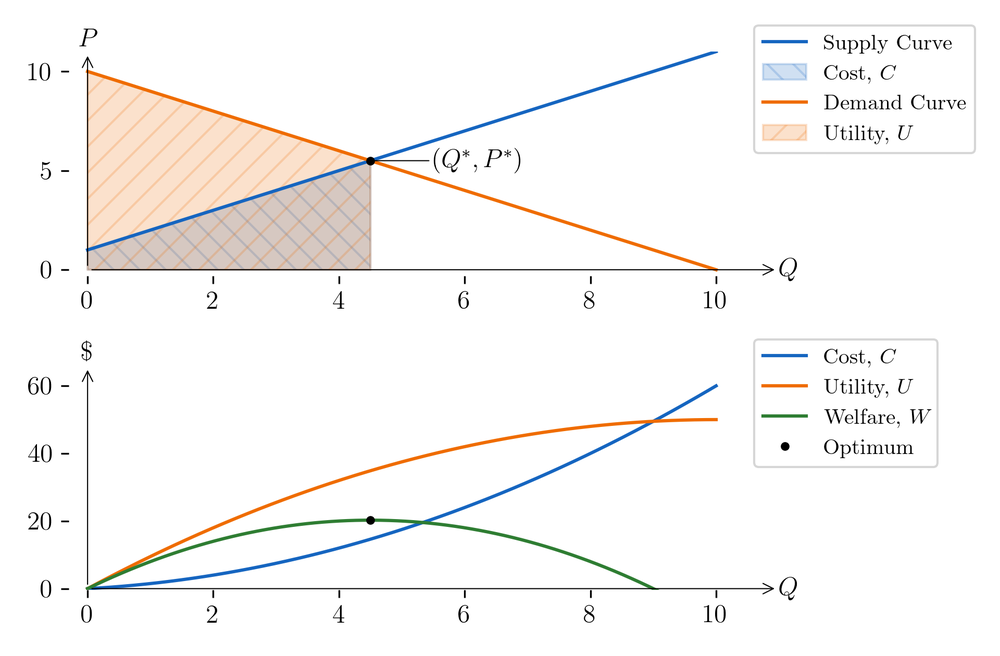
#> input picture img/fig_2_1.png, 1000 x 656 px, shrunk from 1920 x 1260 before the run
$ python gradient_blur.py --in ../img/fig_2_1.png --out out.png
#> lines starting #> are read from the running program, lines starting #| are printed output that depends on the picture
#> in main, image is the input picture: PIL image 1000x656 RGBA; mean R, G, B, A 248.2, 246.6, 245.2, 255
# /// script
# dependencies = [
#   "pillow"
# ]
# ///

import argparse
from enum import StrEnum

from PIL import Image, ImageFilter


class Direction(StrEnum):
    LEFT = "left"
    RIGHT = "right"
    UP = "up"
    DOWN = "down"


def blur_gradient(
    input_image: Image.Image,
    max_blur: float,
    n_strips: int,
    direction: Direction,
) -> Image.Image:
#> called with max_blur = 25, n_strips = 50, direction = 'right'
    width, height = input_image.size
#> width = 1000; height = 656
    output_image = input_image.copy()

    is_horizontal = direction in (Direction.LEFT, Direction.RIGHT)
    is_reversed = direction in (Direction.LEFT, Direction.DOWN)

    if is_horizontal:
        # Horizontal gradient
        for i in range(n_strips):
            progress = i / n_strips
            if is_reversed:
                progress = 1 - progress

            blur_amount = int(progress * max_blur)
            blurred = input_image.filter(ImageFilter.GaussianBlur(radius=blur_amount))

            x_start = int((i / n_strips) * width)
            x_end = int(((i + 1) / n_strips) * width)

            strip = blurred.crop((x_start, 0, x_end, height))
            output_image.paste(strip, (x_start, 0))
#> this loop made 50 passes
#> pass 2, in blur_gradient, `strip = blurred.crop((x_start, 0, x_end, height))`:
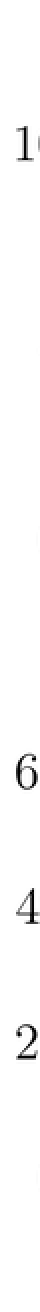
#> strip: PIL image 20x656 RGBA (shown 2 times larger); mean R, G, B, A 250.9, 250.9, 250.9, 255
#> pass 3, in blur_gradient, `blurred = input_image.filter(ImageFilter.GaussianBlur(radius=blur_amou..`:
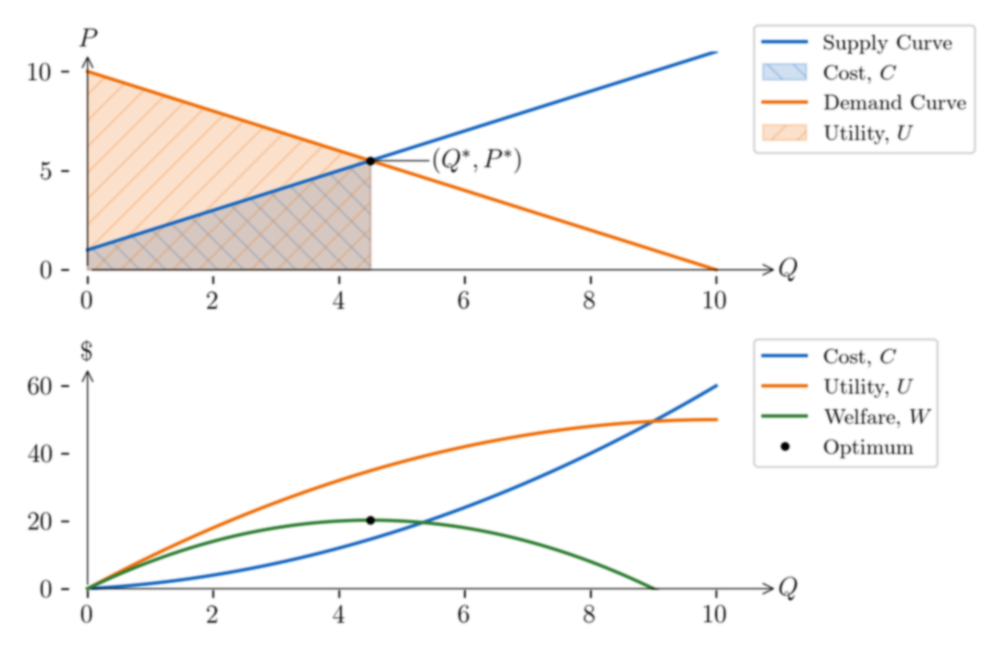
#> blurred: PIL image 1000x656 RGBA; mean R, G, B, A 248.2, 246.6, 245.2, 255
#> pass 3, in blur_gradient, `strip = blurred.crop((x_start, 0, x_end, height))`:
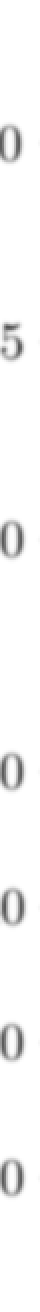
#> strip: PIL image 20x656 RGBA (shown 2 times larger); mean R, G, B, A 247, 247, 247, 255
#> after the loop:
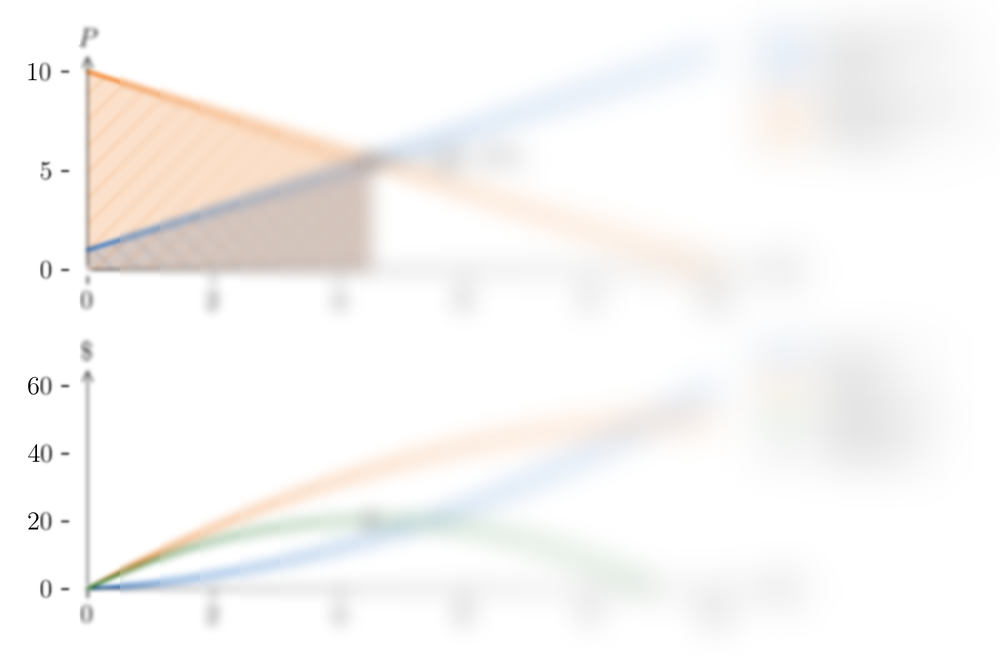
#> output_image: PIL image 1000x656 RGBA; mean R, G, B, A 248.3, 246.7, 245.3, 255
    else:
        # Vertical gradient
        for i in range(n_strips):
            progress = i / n_strips
            if is_reversed:
                progress = 1 - progress

            blur_amount = int(progress * max_blur)
            blurred = input_image.filter(ImageFilter.GaussianBlur(radius=blur_amount))

            y_start = int((i / n_strips) * height)
            y_end = int(((i + 1) / n_strips) * height)

            strip = blurred.crop((0, y_start, width, y_end))
            output_image.paste(strip, (0, y_start))

    return output_image


def main():
    parser = argparse.ArgumentParser(
        description="Create a directional blur gradient on an image",
        formatter_class=argparse.RawDescriptionHelpFormatter,
        epilog="""
Example:
  python gradient_blur.py --in input.png --out output.png --direction up
  python gradient_blur.py --in input.png --out output.png --direction up --max-blur 30 --n-strips 100
        """,
    )

    parser.add_argument(
        "--in",
        dest="input_file",
        required=True,
        help="Input image path",
    )
    parser.add_argument(
        "--out",
        dest="output_file",
        required=True,
        help="Output image path",
    )
    parser.add_argument(
        "--max-blur",
        type=float,
        default=25,
        help="Maximum blur radius (default: 25)",
    )
    parser.add_argument(
        "--n-strips",
        type=int,
        default=50,
        help="Number of strips for smooth gradient (default: 50)",
    )
    parser.add_argument(
        "--direction",
        choices=Direction,
        default=Direction.RIGHT,
        help="Blur gradient direction (default: right)",
    )

    args = parser.parse_args()

    try:
        image = Image.open(args.input_file)
        output = blur_gradient(
            image,
            max_blur=args.max_blur,
            n_strips=args.n_strips,
            direction=args.direction,
        )
        output.save(args.output_file)
    except FileNotFoundError:
        print(f"Error: Input file '{args.input_file}' not found")
        exit(1)
    except Exception as e:
        print(f"Error: {e}")
        exit(1)


if __name__ == "__main__":
    main()

$ run again, on img/fig_2_3.png
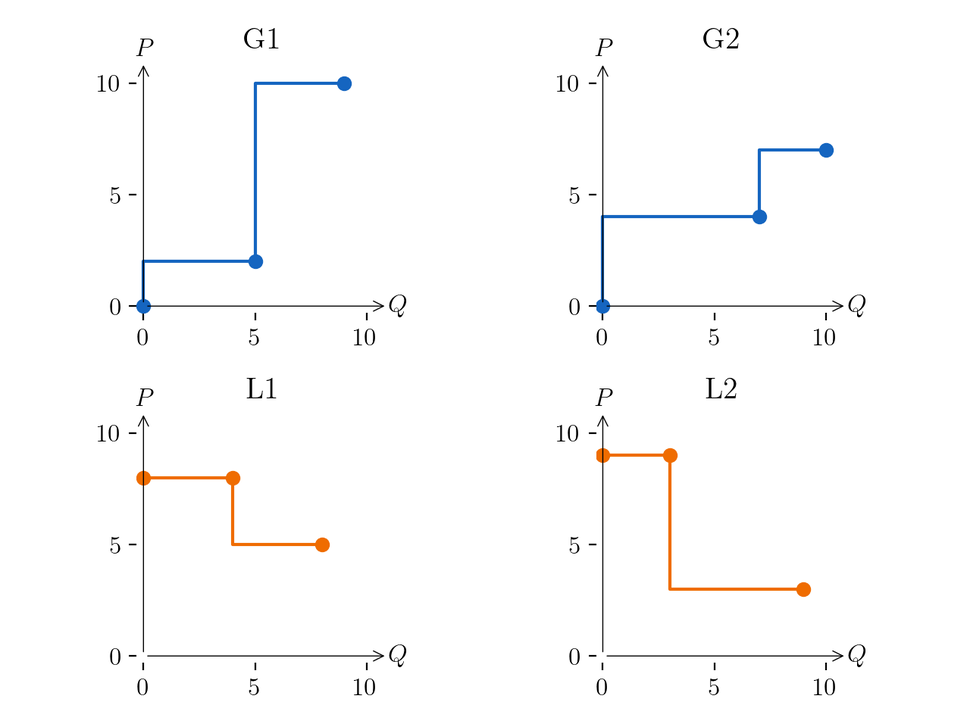
#> input picture img/fig_2_3.png, 970 x 727 px, shrunk from 1280 x 960 before the run
#> in main, image is the input picture: PIL image 970x727 RGBA; mean R, G, B, A 251.9, 251.7, 251.8, 255
#> after the loop in blur_gradient, `for i in range(n_strips):`:
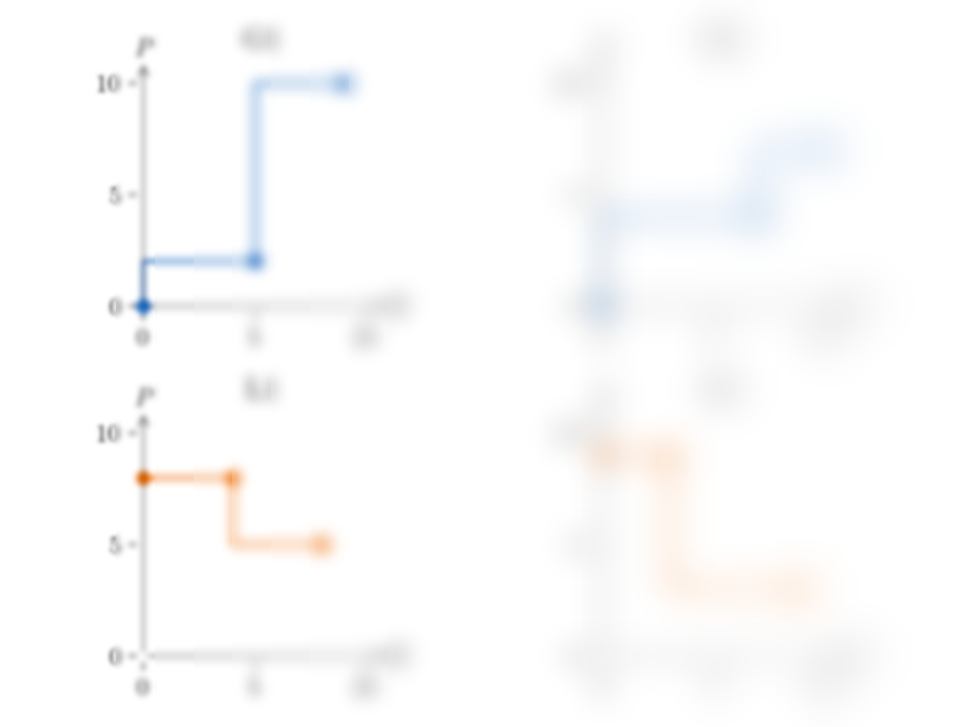
#> output_image: PIL image 970x727 RGBA; mean R, G, B, A 251.9, 251.8, 251.8, 255

$ run again, on img/fig_2_4.png
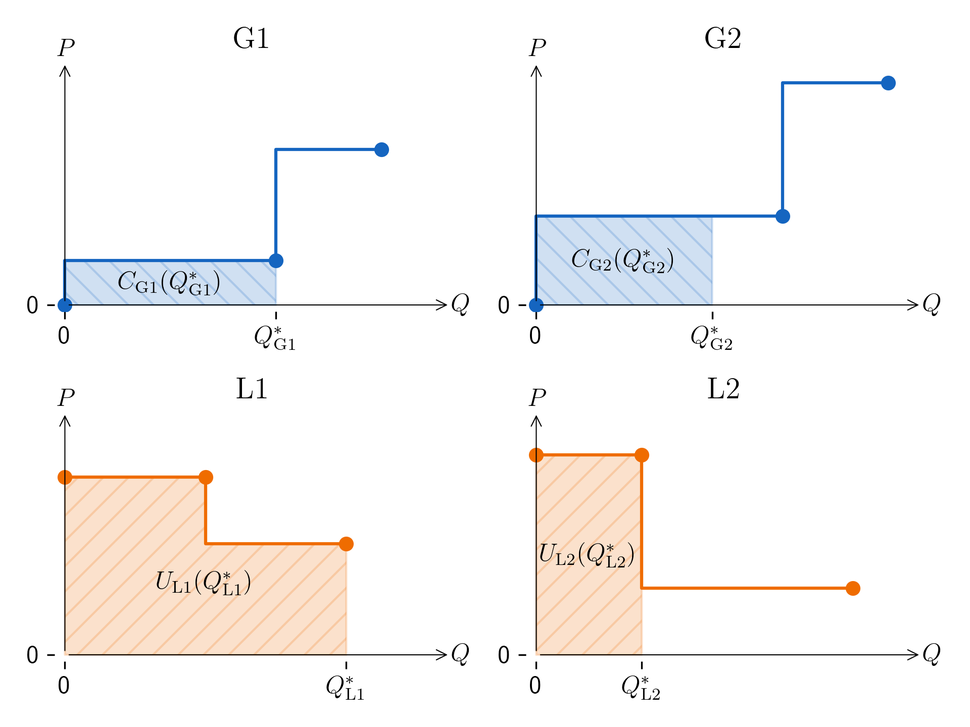
#> input picture img/fig_2_4.png, 970 x 727 px, shrunk from 1920 x 1440 before the run
#> in main, image is the input picture: PIL image 970x727 RGBA; mean R, G, B, A 248.9, 246.9, 245.7, 255
#> the loop in blur_gradient, `for i in range(n_strips):` made 50 passes
#> pass 3, in blur_gradient, `strip = blurred.crop((x_start, 0, x_end, height))`:
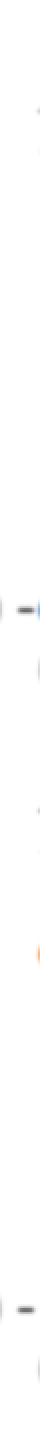
#> strip: PIL image 20x727 RGBA (shown 2 times larger); mean R, G, B, A 254.3, 254.3, 254.3, 255
#> after the loop in blur_gradient, `for i in range(n_strips):`:
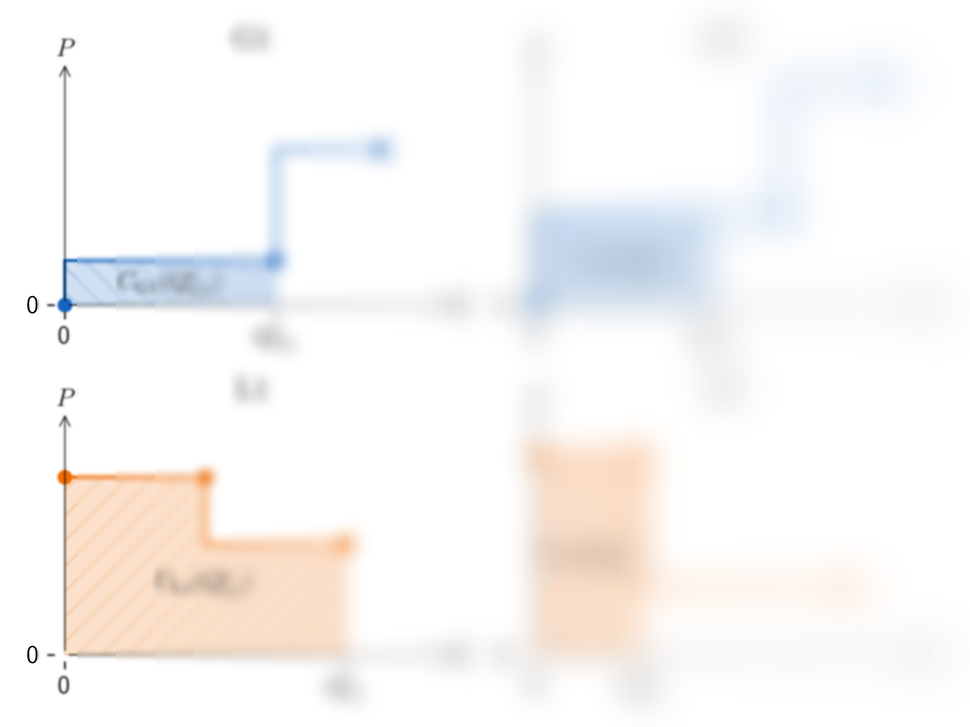
#> output_image: PIL image 970x727 RGBA; mean R, G, B, A 249, 247, 245.7, 255

$ run again, on img/fig_2_5.png
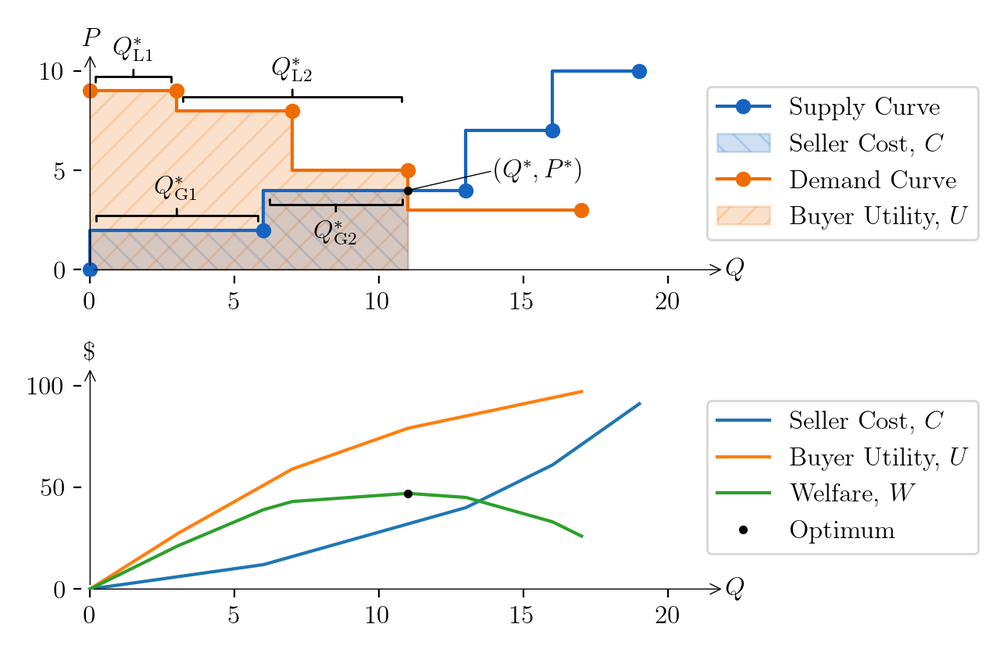
#> input picture img/fig_2_5.png, 1000 x 656 px, shrunk from 1280 x 840 before the run
#> in main, image is the input picture: PIL image 1000x656 RGBA; mean R, G, B, A 246.6, 245.1, 243.6, 255
#> the loop in blur_gradient, `for i in range(n_strips):` made 50 passes
#> pass 3, in blur_gradient, `strip = blurred.crop((x_start, 0, x_end, height))`:
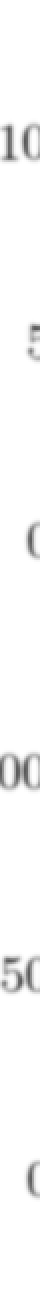
#> strip: PIL image 20x656 RGBA (shown 2 times larger); mean R, G, B, A 248.5, 248.5, 248.5, 255
#> after the loop in blur_gradient, `for i in range(n_strips):`:
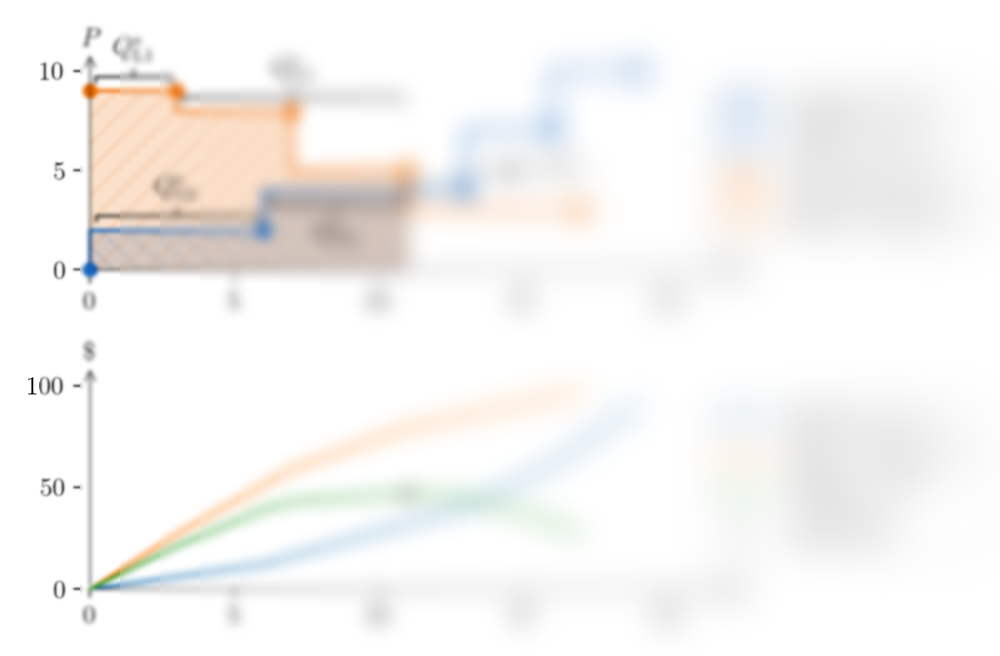
#> output_image: PIL image 1000x656 RGBA; mean R, G, B, A 246.6, 245.1, 243.6, 255
